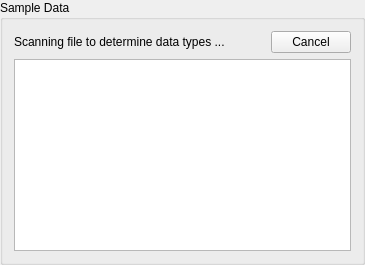
        <widget class="QGroupBox" name="sampleDataGroupBox">
         <property name="sizePolicy">
          <sizepolicy hsizetype="Preferred" vsizetype="Maximum">
           <horstretch>0</horstretch>
           <verstretch>0</verstretch>
          </sizepolicy>
         </property>
         <property name="toolTip">
          <string>&lt;html&gt;&lt;head/&gt;&lt;body&gt;&lt;p&gt;Column data type is determined automatically scanning the file but it is possible to override the types through the type combo boxes.&lt;/p&gt;&lt;/body&gt;&lt;/html&gt;</string>
         </property>
         <property name="title">
          <string>Sample Data</string>
         </property>
         <property name="collapsed" stdset="0">
          <bool>false</bool>
         </property>
         <layout class="QVBoxLayout" name="verticalLayout_9">
          <item>
           <widget class="QWidget" name="mScanWidget" native="true">
            <layout class="QHBoxLayout" name="horizontalLayout_7">
             <property name="leftMargin">
              <number>0</number>
             </property>
             <property name="topMargin">
              <number>0</number>
             </property>
             <property name="rightMargin">
              <number>0</number>
             </property>
             <property name="bottomMargin">
              <number>0</number>
             </property>
             <item>
              <layout class="QHBoxLayout" name="mProgressLayout">
               <item>
                <widget class="QLabel" name="mProgressLabel">
                 <property name="text">
                  <string>Scanning file to determine data types ...</string>
                 </property>
                </widget>
               </item>
               <item>
                <spacer name="horizontalSpacer">
                 <property name="orientation">
                  <enum>Qt::Orientation::Horizontal</enum>
                 </property>
                 <property name="sizeHint" stdset="0">
                  <size>
                   <width>40</width>
                   <height>20</height>
                  </size>
                 </property>
                </spacer>
               </item>
               <item>
                <widget class="QPushButton" name="mCancelButton">
                 <property name="text">
                  <string>Cancel</string>
                 </property>
                </widget>
               </item>
              </layout>
             </item>
            </layout>
           </widget>
          </item>
          <item>
           <widget class="QTableWidget" name="tblSample">
            <property name="sizePolicy">
             <sizepolicy hsizetype="Expanding" vsizetype="Expanding">
              <horstretch>0</horstretch>
              <verstretch>0</verstretch>
             </sizepolicy>
            </property>
            <property name="lineWidth">
             <number>1</number>
            </property>
           </widget>
          </item>
         </layout>
        </widget>
